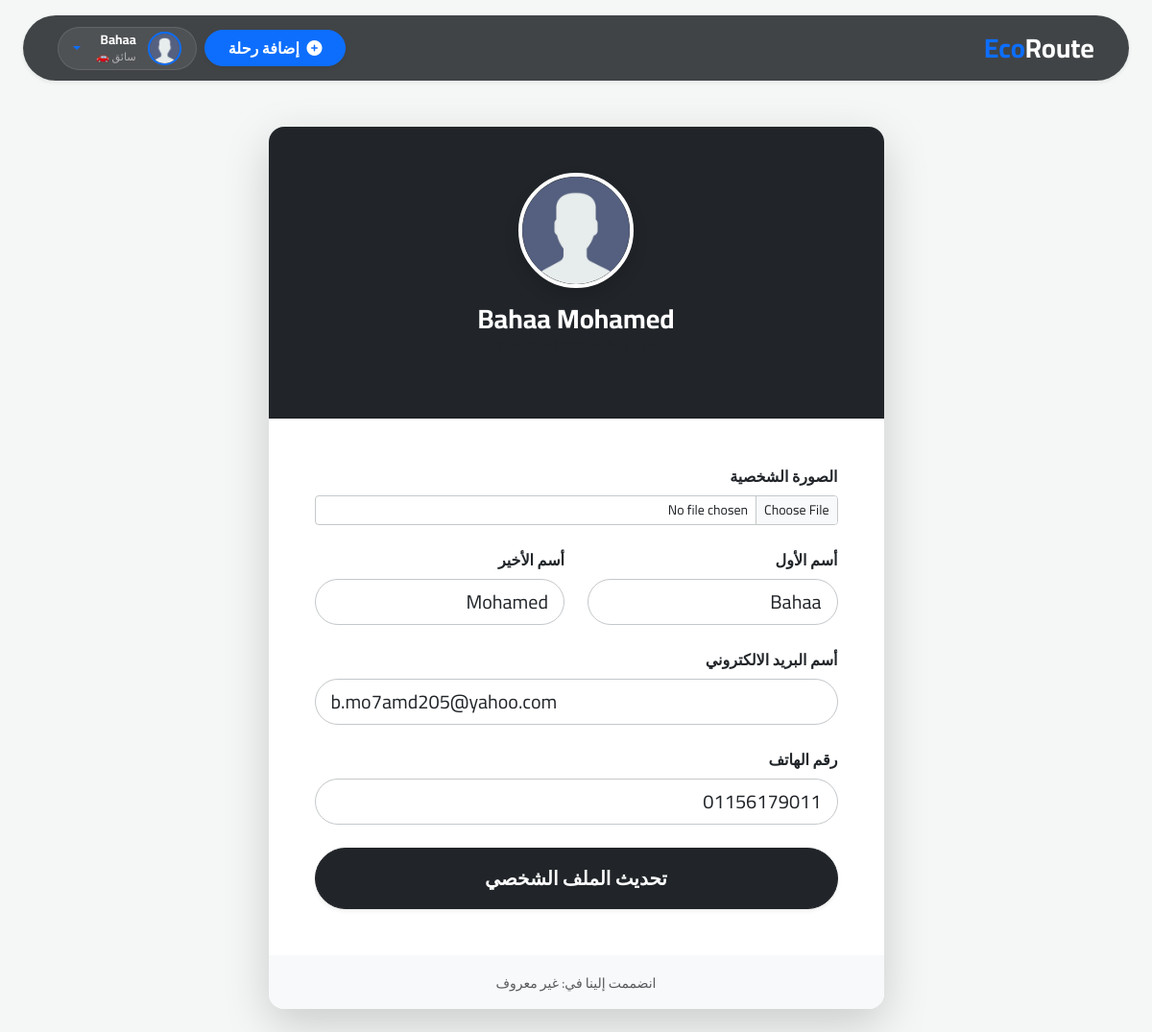
The app's page /UpdateProfile (signed in), older data.
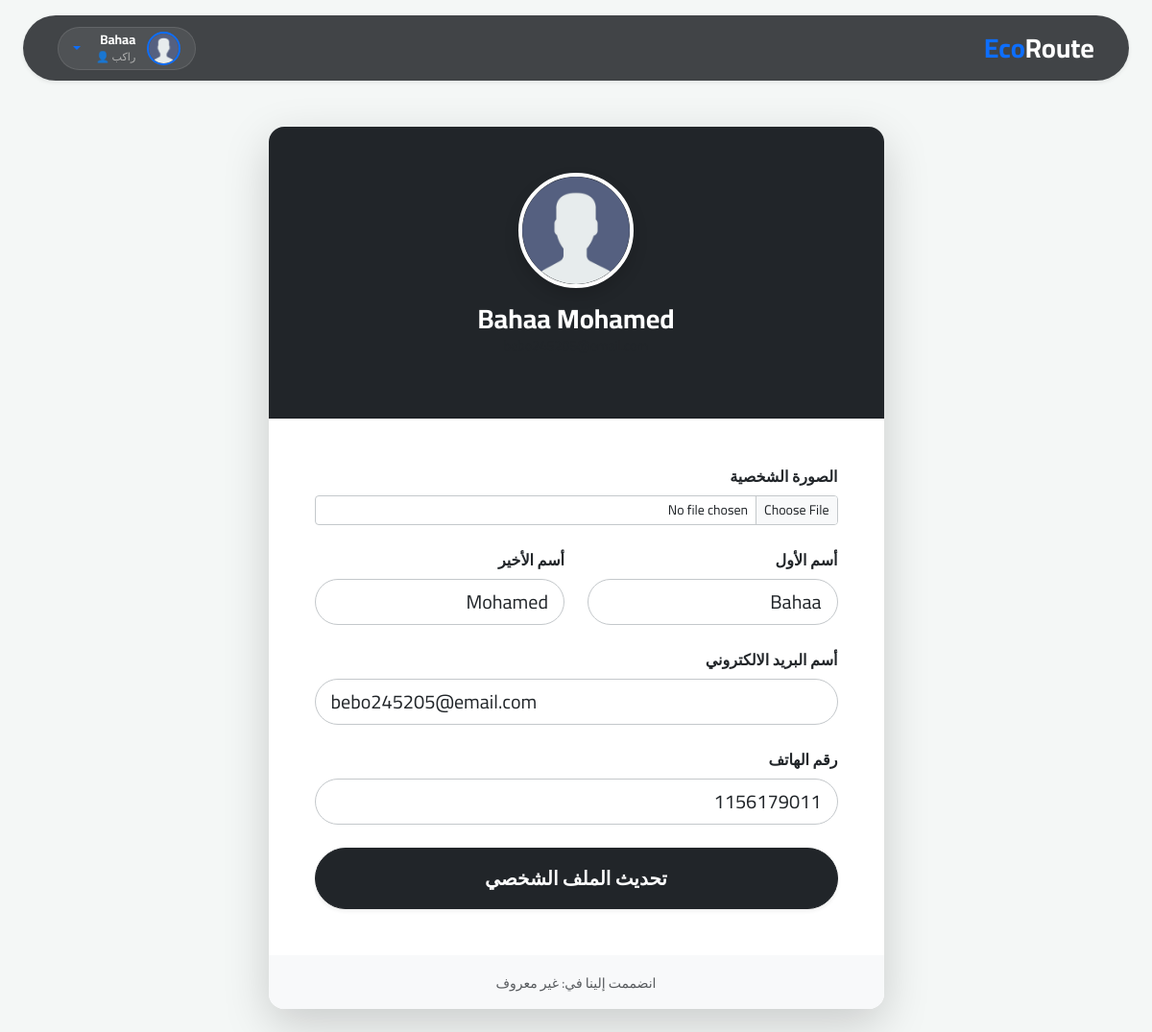
The same page, newer data.
### flask_app/models.py (models this page shows, shortened)
class User(db.Model, UserMixin):
    user_id = db.Column(db.Integer, primary_key=True, autoincrement=True)
    image = db.Column(db.String(120), unique=False, nullable=False, default="user.png")
    first_name = db.Column(db.String(120), unique=False, nullable=False)
    last_name = db.Column(db.String(120), unique=False, nullable=False)
    email = db.Column(db.String(120), unique=True, nullable=False)
    phone = db.Column(db.String(120), unique=True, nullable=False)
    type_user = db.Column(db.String(120), unique=False, nullable=False)
    password = db.Column(db.String(60), nullable=False)
    Cars = db.relationship("Car", backref="author", lazy=True)
    Trips = db.relationship("Trip", backref="Trip_user", lazy=True)
    trips_booked = db.relationship("Bookings", backref="passenger", lazy=True)

### flask_app/User/routes.py (the view)
@user_routes.route("/UpdateProfile", methods=["GET", "POST"])
@login_required
def UpdateProfile():
    form = ProfileForm()
    if request.method == "POST":
        if form.validate_on_submit():
            user = User.query.filter_by(email=form.email.data).first()
            if form.image.data:
                picture_file = save_picture(form.image.data)
                user.image = picture_file
            user.first_name = form.first_name.data
            user.last_name = form.last_name.data
            user.email = form.email.data
            user.phone = form.phone.data
            db.session.commit()
            flash("تم تحديث بيانات ملفك الشخصي بنجاح", "success")
            return redirect(url_for("user_routes.profile"))
        else:
            for error in form.errors.values():
                flash(error[0], "danger")
            return redirect(url_for("user_routes.UpdateProfile"))
    elif request.method == "GET":
        form.first_name.data = current_user.first_name
        form.last_name.data = current_user.last_name
        form.email.data = current_user.email
        form.phone.data = str(current_user.phone)
        form.image.data = current_user.image
    return render_template("user/UpdateProfile.html", form=form)

### flask_app/User/forms.py (shortened to what this page needs)
class ProfileForm(FlaskForm):
    image = FileField("الصورة الشخصية", validators=[FileAllowed(["jpg", "png"])])
    first_name = StringField("أسم الأول", validators=[DataRequired()])
    last_name = StringField("أسم الأخير", validators=[DataRequired()])
    email = EmailField("أسم البريد الالكتروني", validators=[DataRequired(), Email()])
    phone = StringField(
        "رقم الهاتف", validators=[DataRequired(), Length(min=10, max=11)]
    )
    submit = SubmitField("تحديث الملف الشخصي")

### flask_app/models.py (called while the page is built)
@login_manager.user_loader
def load_user(user_id):
    return User.query.get(int(user_id))

### flask_app/templates/user/UpdateProfile.html (shortened to what this page needs)
{% extends 'layout.html' %}
{% block content %}
<div class="row justify-content-center mt-5">
    <div class="col-md-9 col-lg-7">
        <div class="card shadow-lg border-0 rounded-4 overflow-hidden">
            <div class="card-header bg-dark text-white text-center py-5">
                <div class="position-relative d-inline-block">
                    <img src="{{ url_for('static', filename='images/profile/' + current_user.image) }}"
                        class="rounded-circle border border-4 border-white shadow"
                        style="width: 120px; height: 120px; object-fit: cover;" alt="Profile Picture">
                </div>
                <h3 class="mt-3 mb-0 fw-bold">{{ current_user.first_name }} {{ current_user.last_name }}</h3>
                <p class="text-muted small">{{ current_user.email }}</p>
            </div>
            <div class="card-body p-5 bg-white">
                <form method="POST" enctype="multipart/form-data">
                    <div class="mb-4">
                        {{ form.image.label(class="form-label fw-bold text-dark") }}
                        {{ form.image(class="form-control form-control-sm border-secondary-subtle") }}
                    </div>
                    <div class="row">
                        <div class="col-md-6 mb-4">
                            {{ form.first_name.label(class="form-label fw-bold text-dark") }}
                            {{ form.first_name(class="form-control form-control-lg rounded-pill
                            border-secondary-subtle") }}
                        </div>
                        <div class="col-md-6 mb-4">
                            {{ form.last_name.label(class="form-label fw-bold text-dark") }}
                            {{ form.last_name(class="form-control form-control-lg rounded-pill border-secondary-subtle")
                            }}
                        </div>
                    </div>
                    <div class="mb-4">
                        {{ form.email.label(class="form-label fw-bold text-dark") }}
                        {{ form.email(class="form-control form-control-lg rounded-pill border-secondary-subtle") }}
                    </div>
                    <div class="mb-4">
                        {{ form.phone.label(class="form-label fw-bold text-dark") }}
                        {{ form.phone(class="form-control form-control-lg rounded-pill border-secondary-subtle") }}
                    </div>
                    <div class="d-grid mt-4">
                        {{ form.submit(class="btn btn-dark btn-lg rounded-pill fw-bold py-3 shadow-sm") }}
                    </div>
                </form>
            </div>
            <div class="card-footer text-center bg-light py-3 border-0">
                <small class="text-muted">انضممت إلينا في: {{ current_user.date_joined.strftime('%Y-%m-%d') if
                    current_user.date_joined else 'غير معروف' }}</small>
            </div>
        </div>
    </div>
</div>
{% endblock %}

### flask_app/templates/layout.html (shortened to what this page needs)
<!DOCTYPE html>
<html lang="ar" dir="rtl">
<head>
    <link href="https://cdn.jsdelivr.net/npm/bootstrap@5.3.3/dist/css/bootstrap.rtl.min.css" rel="stylesheet">
    <link rel="stylesheet" href="https://cdnjs.cloudflare.com/ajax/libs/font-awesome/6.4.0/css/all.min.css">
</head>
<body>
    <nav class="navbar navbar-expand-lg navbar-dark shadow-sm mt-lg-3 mx-lg-4 rounded-pill-lg sticky-top px-4 py-2"
        style='border-radius: 35px;
'>
        <div class="container-fluid">
            <a class="navbar-brand fw-bold fs-3" href="/">
                <span class="text-primary">Eco</span>Route
            </a>
            <div class="collapse navbar-collapse" id="mainNav">
                <ul class="navbar-nav ms-auto align-items-center gap-2">
                    {% if current_user.is_authenticated %}
                    {% if current_user.type_user == 'Riders' %}
                    <li class="nav-item">
                        <a href="{{ url_for('trip_routes.AddTrip') }}"
                            class="btn btn-primary rounded-pill px-4 fw-bold shadow-sm">
                            <i class="fas fa-plus-circle me-1"></i> إضافة رحلة
                        </a>
                    </li>
                    {% endif %}
                    <li class="nav-item dropdown">
                        <a class="dropdown-toggle rounded-pill user-widget text-decoration-none" href="#" id="userMenu"
                            role="button" data-bs-toggle="dropdown" aria-expanded="false">
                            <img src="{{ url_for('static', filename='images/profile/' + current_user.image) }}"
                                class="rounded-circle border border-2 border-primary"
                                style="width: 35px; height: 35px; object-fit: cover;" alt="Profile">
                            <div class="d-none d-lg-block user-info-text">
                                <span class="user-name">{{ current_user.first_name | capitalize }}</span>
                                <span class="user-role">
                                    {{ 'سائق 🚗' if current_user.type_user == 'Riders' else 'راكب 👤' }}
                                </span>
                            </div>
                        </a>
                    </li>
                    {% endif %}
                </ul>
            </div>
        </div>
    </nav>
    <main class="container my-4 fade-in-up">
        {% block content %}{% endblock %}
    </main>
</body>
</html>

Row changes from the older to the newer data that the page shows:
changed User "Bahaa": type_user "سائق 🚗" → "راكب 👤"; email "b.mo7amd205@yahoo.com" → "bebo245205@email.com"; phone "01156179011" → "1156179011"
Text that changed along with them:
text no longer shown: "إضافة رحلة"
